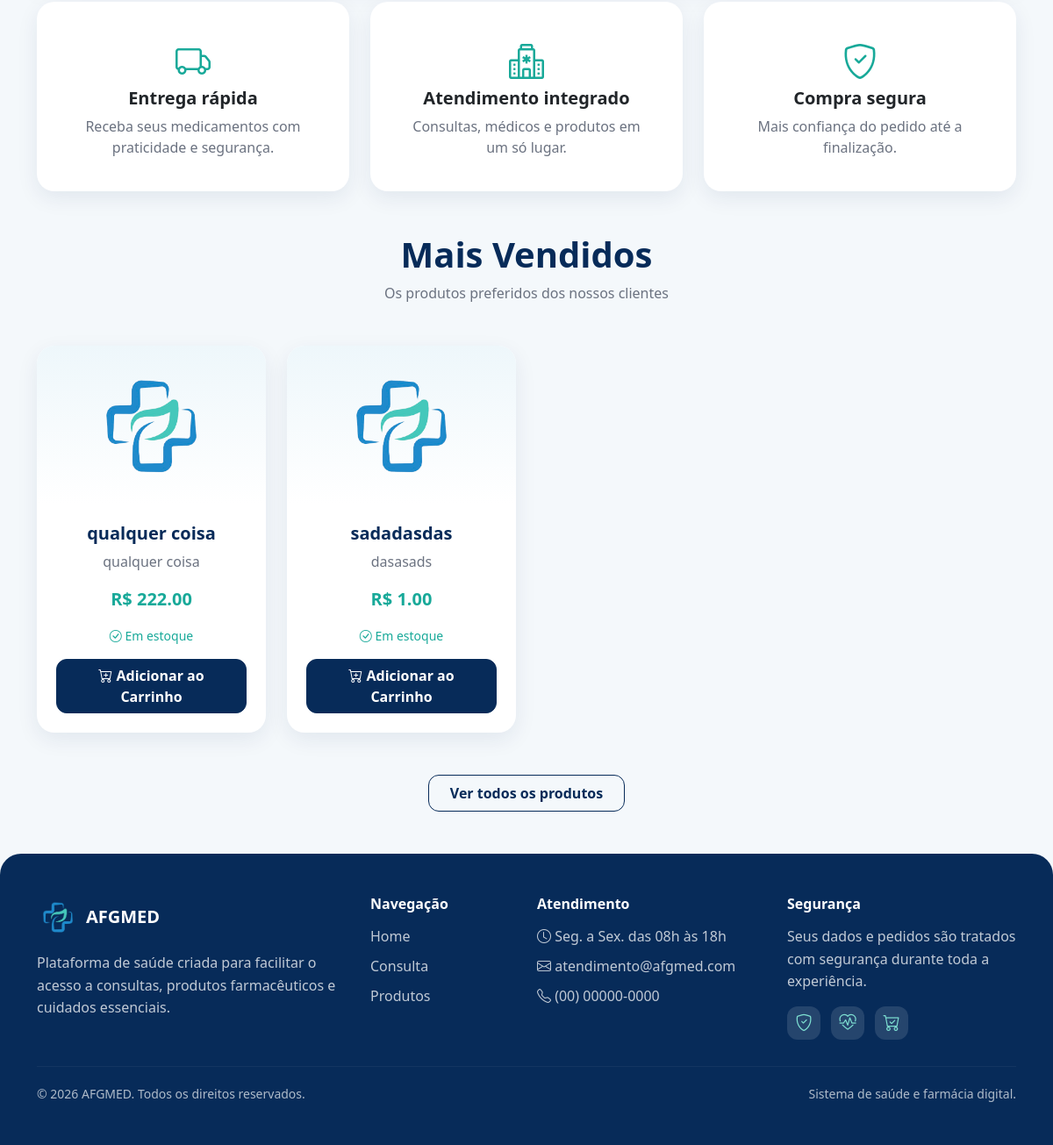
Before: / (lower part) with the older database file.
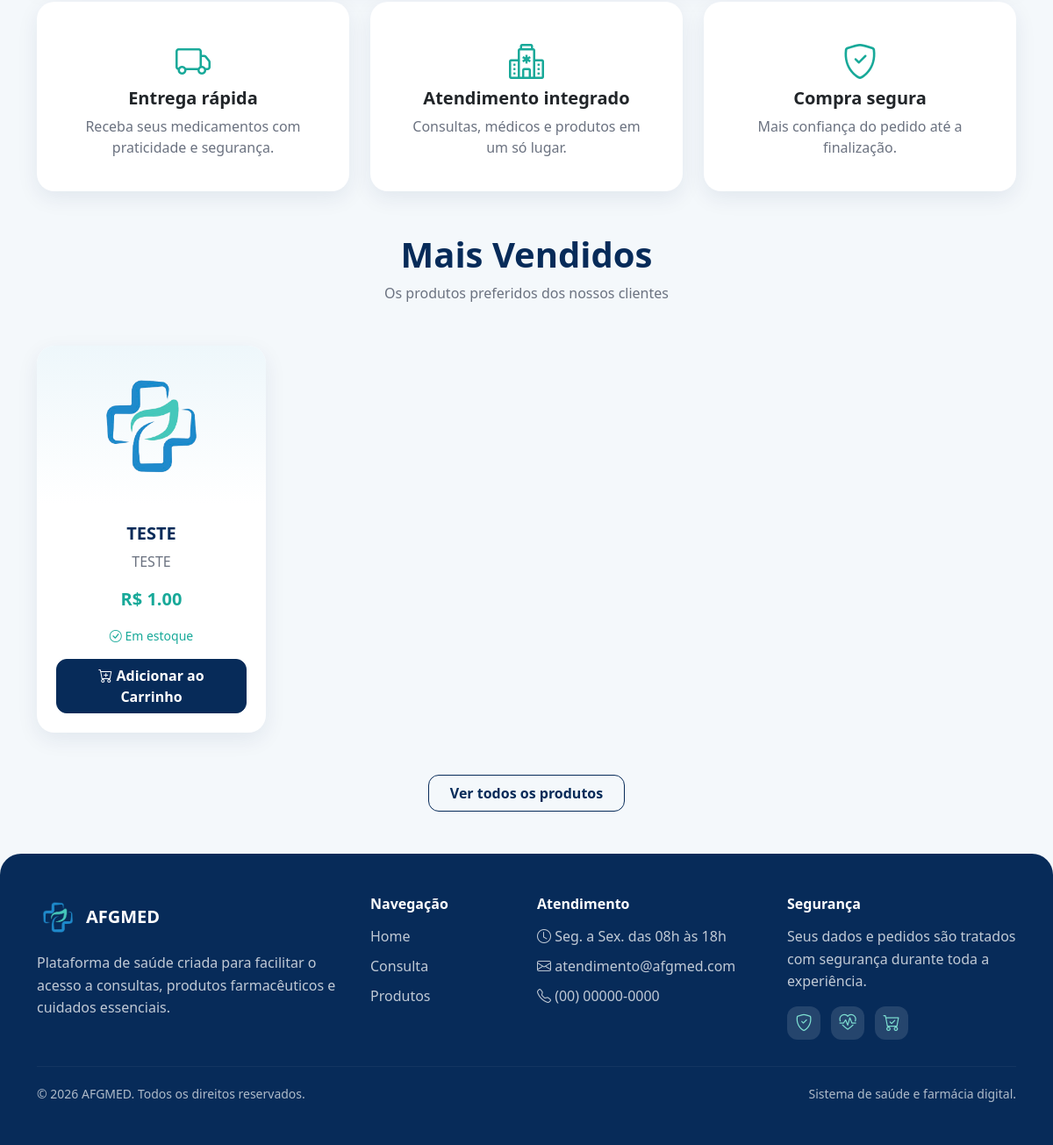
After: the same page with the newer database file.
### projetoafgmed/models.py (models this page shows)
class Produto(database.Model):
    id = database.Column(database.Integer, primary_key=True)
    nome = database.Column(database.String, nullable=False)
    descricao = database.Column(database.String)
    preco = database.Column(database.Float, nullable=False)
    estoque = database.Column(database.Integer, default=0)
    foto = database.Column(database.String, default="default.jpg")
    ativo = database.Column(database.Boolean, default=True, nullable=False)
    destaque_home = database.Column(database.Boolean, default=False, nullable=False)
    data_criacao = database.Column(database.DateTime, nullable=False, default=datetime.utcnow)

### projetoafgmed/routes.py (the view)
@app.route("/")
def homepage():
    produtos_destaque = Produto.query.filter_by(
        ativo=True,
        destaque_home=True
    ).limit(4).all()
    return render_template("homepage.html", produtos=produtos_destaque)

### projetoafgmed/routes.py (called while the page is built, shortened)
@app.context_processor
def carrinho_global():
    return {
        "carrinho": None,
        "itens_carrinho": [],
        "total_carrinho": 0,
        "quantidade_carrinho": 0
    }

### projetoafgmed/templates/homepage.html (shortened to what this page needs)
{% extends "base.html" %}
{% block content %}
<div class="row g-4 mb-5">
    <div class="col-md-4">
        <div class="card h-100 text-center shadow-sm p-3">
            <div class="card-body">
                <i class="bi bi-truck fs-1 text-success mb-3"></i>
                <h5 class="fw-bold">Entrega rápida</h5>
                <p class="text-muted mb-0">
                    Receba seus medicamentos com praticidade e segurança.
                </p>
            </div>
        </div>
    </div>
    <div class="col-md-4">
        <div class="card h-100 text-center shadow-sm p-3">
            <div class="card-body">
                <i class="bi bi-hospital fs-1 text-success mb-3"></i>
                <h5 class="fw-bold">Atendimento integrado</h5>
                <p class="text-muted mb-0">
                    Consultas, médicos e produtos em um só lugar.
                </p>
            </div>
        </div>
    </div>
    <div class="col-md-4">
        <div class="card h-100 text-center shadow-sm p-3">
            <div class="card-body">
                <i class="bi bi-shield-check fs-1 text-success mb-3"></i>
                <h5 class="fw-bold">Compra segura</h5>
                <p class="text-muted mb-0">
                    Mais confiança do pedido até a finalização.
                </p>
            </div>
        </div>
    </div>
</div>
<h1 class="text-center mb-2 fw-bold" style="color: #072B59;">
    Mais Vendidos
</h1>
<p class="text-center text-muted mb-4">
    Os produtos preferidos dos nossos clientes
</p>
<div class="row row-cols-1 row-cols-md-4 g-4 mt-3">
    {% for produto in produtos %}
    <div class="col">
        <div class="card h-100 text-center shadow-sm">
            <img src="{{ url_for('static', filename='fotos_produtos/' + produto.foto) }}"
                 class="card-img-top p-3"
                 style="height:180px; object-fit:contain;"
                 alt="{{ produto.nome }}">
            <div class="card-body d-flex flex-column">
                <h5 class="card-title fw-bold" style="color: #072B59;">
                    {{ produto.nome }}
                </h5>
                <p class="card-text text-truncate text-muted">
                    {{ produto.descricao }}
                </p>
                <p class="fw-bold text-success fs-5">
                    R$ {{ '%.2f' % produto.preco }}
                </p>
                {% if produto.estoque > 0 %}
                    <small class="text-success mb-3">
                        <i class="bi bi-check-circle"></i>
                        Em estoque
                    </small>
                    <form action="{{ url_for('adicionar_carrinho', id_produto=produto.id) }}"
                          method="post"
                          class="mt-auto">
                        <button type="submit" class="btn btn-primary w-100">
                            <i class="bi bi-cart-plus"></i>
                            Adicionar ao Carrinho
                        </button>
                    </form>
                {% endif %}
            </div>
        </div>
    </div>
    {% endfor %}
</div>
<div class="text-center mt-5">
    <a href="{{ url_for('produtos') }}" class="btn btn-outline-primary px-4 py-2 fw-bold">
        Ver todos os produtos
    </a>
</div>
{% endblock %}

### projetoafgmed/templates/base.html (shortened to what this page needs)
<!DOCTYPE html>
<html lang="pt-br">
<head>
    <link href="https://cdn.jsdelivr.net/npm/bootstrap@5.3.8/dist/css/bootstrap.min.css" rel="stylesheet">
    <link rel="stylesheet" href="https://cdn.jsdelivr.net/npm/bootstrap-icons@1.11.3/font/bootstrap-icons.css">
    <link rel="stylesheet" href="{{ url_for('static', filename='css/style.css') }}">
</head>
<body>
<main class="container mt-5">
    {% block content %}{% endblock %}
</main>
<footer class="footer-afg mt-5">
    <div class="container py-5">
        <div class="row g-4">
            <div class="col-md-4">
                <div class="d-flex align-items-center mb-3">
                    <img src="{{ url_for('static', filename='imagens/logo.jpg') }}" alt="Logo AFGMED" width="48" class="footer-logo me-2">
                    <h5 class="mb-0 fw-bold">AFGMED</h5>
                </div>
                <p class="footer-text">
                    Plataforma de saúde criada para facilitar o acesso a consultas,
                    produtos farmacêuticos e cuidados essenciais.
                </p>
            </div>
            <div class="col-md-2">
                <h6 class="footer-title">Navegação</h6>
                <ul class="footer-links">
                    <li><a href="{{ url_for('homepage') }}">Home</a></li>
                    {% if current_user.is_authenticated and current_user.is_medico and not current_user.is_admin %}
                        <li><a href="{{ url_for('medicos') }}">Minhas Consultas</a></li>
                    {% else %}
                        <li><a href="{{ url_for('medicos') }}">Consulta</a></li>
                    {% endif %}
                    <li><a href="{{ url_for('produtos') }}">Produtos</a></li>
                </ul>
            </div>
            <div class="col-md-3">
                <h6 class="footer-title">Atendimento</h6>
                <ul class="footer-links">
                    <li><i class="bi bi-clock"></i> Seg. a Sex. das 08h às 18h</li>
                    <li><i class="bi bi-envelope"></i> atendimento@afgmed.com</li>
                    <li><i class="bi bi-telephone"></i> (00) 00000-0000</li>
                </ul>
            </div>
            <div class="col-md-3">
                <h6 class="footer-title">Segurança</h6>
                <p class="footer-text">
                    Seus dados e pedidos são tratados com segurança durante toda a experiência.
                </p>
                <div class="footer-icons">
                    <i class="bi bi-shield-check"></i>
                    <i class="bi bi-heart-pulse"></i>
                    <i class="bi bi-cart-check"></i>
                </div>
            </div>
        </div>
        <hr class="footer-line">
        <div class="d-flex flex-column flex-md-row justify-content-between align-items-center gap-2">
            <small>© 2026 AFGMED. Todos os direitos reservados.</small>
            <small>Sistema de saúde e farmácia digital.</small>
        </div>
    </div>
</footer>
</body>
</html>

### projetoafgmed/static/css/style.css (style rules this page uses)
body { background: #f4f8fb; color: #273444; font-family: 'Segoe UI', Tahoma, Geneva, Verdana, sans-serif; }
.btn { border-radius: 12px; transition: .2s ease; }
.btn-primary { background-color: #072B59; border-color: #072B59; font-weight: 700; }
.btn-outline-primary { color: #072B59; border-color: #072B59; border-radius: 12px; font-weight: 700; }
.card { border: none; border-radius: 20px; overflow: hidden; transition: .25s ease; box-shadow: 0 8px 24px rgba(7,43,89,.08) !important; }
.card-body { padding: 22px; }
.card-title { color: #072B59; }
.card-img-top { background: linear-gradient(180deg, #eef7fb, #ffffff); }
h1.text-center { color: #072B59; font-weight: 800; margin-top: 20px; }
.text-muted { color: #6b7280 !important; }
.text-success { color: #18A999 !important; }
.footer-afg { background: #072B59; color: #ffffff; border-radius: 24px 24px 0 0; }
.footer-logo { border-radius: 10px; object-fit: cover; }
.footer-text { color: rgba(255, 255, 255, 0.75); line-height: 1.6; margin-bottom: 0; }
.footer-title { font-weight: 700; margin-bottom: 15px; color: #ffffff; }
.footer-links { list-style: none; padding: 0; margin: 0; }
.footer-links li { margin-bottom: 10px; color: rgba(255, 255, 255, 0.75); }
.footer-links a { color: rgba(255, 255, 255, 0.75); text-decoration: none; transition: .2s ease; }
.footer-icons { display: flex; gap: 12px; margin-top: 15px; }
.footer-icons i { width: 38px; height: 38px; background: rgba(255, 255, 255, 0.12); color: #7ee0d2; border-radius: 12px; display: grid; place-items: center; font-size: 1.2rem; }
.footer-line { border-color: rgba(255, 255, 255, 0.18); margin: 30px 0 20px; }
.footer-afg small { color: rgba(255, 255, 255, 0.68); }

Changed rows visible on the page:
removed Produto: foto (picture), nome "sadadasdas", descricao "dasasads", preco "1.00"
changed Produto: nome "qualquer coisa" → "TESTE"; descricao "qualquer coisa" → "TESTE"; preco "222.00" → "1.00"
